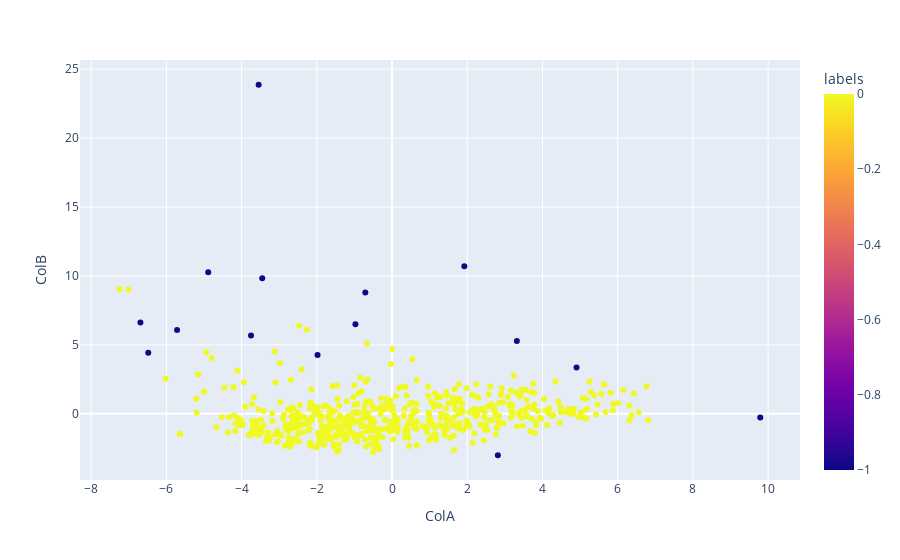

Source (notebook cell):
### Code cell
# Plotting the data
customdata = np.stack((data["BTS_ID"], data["labels"]), axis=-1)
fig = px.scatter(data_frame=data, x = "ColA", y = "ColB", color="labels")#, hover_data=["ColA", "ColB", "BTS_ID"])
hovertemplate = ('BTS_ID: %{customdata[0]}<br>' + 
    'ColA: %{x} <br>' + 
    'ColB: %{y} <br>' + 
    "labels: %{customdata[1]}"
    '<extra></extra>')
fig.update_traces(customdata=customdata, hovertemplate=hovertemplate)
fig.show()

### Figure 1 — Plotly figure (JSON) as saved in the notebook; plotly's stock layout.template omitted (floating-point values rounded to 4 significant figures; data arrays with more than 128 entries replaced by an {"elided": "..."} marker saying what was removed)
{"data": [{"customdata": {"elided": "593x2 mixed values"}, "hovertemplate": "BTS_ID: %{customdata[0]}<br>ColA: %{x} <br>ColB: %{y} <br>labels: %{customdata[1]}<extra></extra>", "legendgroup": "", "marker": {"color": {"elided": "593 int values"}, "coloraxis": "coloraxis", "symbol": "circle"}, "mode": "markers", "name": "", "orientation": "v", "showlegend": false, "type": "scatter", "x": {"elided": "593 float values"}, "xaxis": "x", "y": {"elided": "593 float values"}, "yaxis": "y"}], "layout": {"coloraxis": {"colorbar": {"title": {"text": "labels"}}, "colorscale": [[0, "#0d0887"], [0.1111, "#46039f"], [0.2222, "#7201a8"], [0.3333, "#9c179e"], [0.4444, "#bd3786"], [0.5556, "#d8576b"], [0.6667, "#ed7953"], [0.7778, "#fb9f3a"], [0.8889, "#fdca26"], [1, "#f0f921"]]}, "legend": {"tracegroupgap": 0}, "margin": {"t": 60}, "xaxis": {"anchor": "y", "domain": [0, 1], "title": {"text": "ColA"}}, "yaxis": {"anchor": "x", "domain": [0, 1], "title": {"text": "ColB"}}}}
